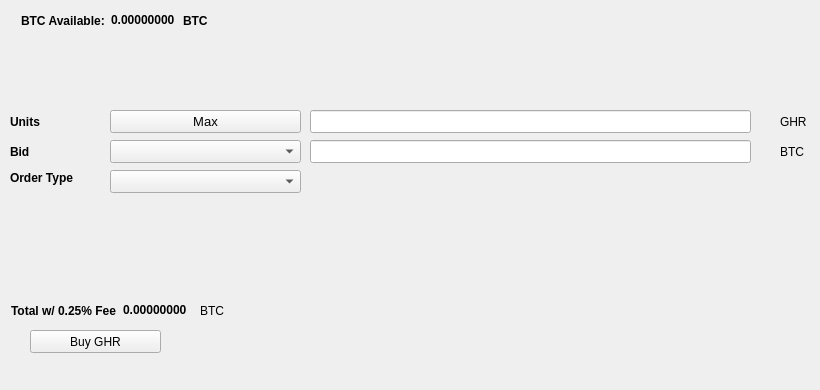
   <widget class="QWidget" name="BuyTab">
    <attribute name="title">
     <string>Buy</string>
    </attribute>
    <widget class="QPushButton" name="BuyGHR">
     <property name="geometry">
      <rect>
       <x>30</x>
       <y>330</y>
       <width>131</width>
       <height>23</height>
      </rect>
     </property>
     <property name="text">
      <string>Buy GHR</string>
     </property>
     <property name="icon">
      <iconset resource="../ghrcoin.qrc">
       <normaloff>:/icons/bitcoin</normaloff>:/icons/bitcoin</iconset>
     </property>
    </widget>
    <widget class="QLabel" name="label_3">
     <property name="geometry">
      <rect>
       <x>10</x>
       <y>110</y>
       <width>46</width>
       <height>23</height>
      </rect>
     </property>
     <property name="font">
      <font>
       <weight>75</weight>
       <bold>true</bold>
      </font>
     </property>
     <property name="text">
      <string>Units</string>
     </property>
    </widget>
    <widget class="QLineEdit" name="UnitsInput">
     <property name="geometry">
      <rect>
       <x>310</x>
       <y>110</y>
       <width>441</width>
       <height>23</height>
      </rect>
     </property>
     <property name="font">
      <font>
       <pointsize>9</pointsize>
       <weight>75</weight>
       <bold>true</bold>
      </font>
     </property>
    </widget>
    <widget class="QLineEdit" name="BuyBidPriceEdit">
     <property name="geometry">
      <rect>
       <x>310</x>
       <y>140</y>
       <width>441</width>
       <height>23</height>
      </rect>
     </property>
     <property name="font">
      <font>
       <pointsize>9</pointsize>
       <weight>75</weight>
       <bold>true</bold>
      </font>
     </property>
    </widget>
    <widget class="QLabel" name="label_4">
     <property name="geometry">
      <rect>
       <x>780</x>
       <y>110</y>
       <width>31</width>
       <height>23</height>
      </rect>
     </property>
     <property name="text">
      <string>GHR</string>
     </property>
    </widget>
    <widget class="QLabel" name="label_5">
     <property name="geometry">
      <rect>
       <x>780</x>
       <y>140</y>
       <width>31</width>
       <height>23</height>
      </rect>
     </property>
     <property name="text">
      <string>BTC</string>
     </property>
    </widget>
    <widget class="QLabel" name="label_6">
     <property name="geometry">
      <rect>
       <x>10</x>
       <y>140</y>
       <width>46</width>
       <height>23</height>
      </rect>
     </property>
     <property name="font">
      <font>
       <weight>75</weight>
       <bold>true</bold>
      </font>
     </property>
     <property name="text">
      <string>Bid</string>
     </property>
    </widget>
    <widget class="QLabel" name="label_7">
     <property name="geometry">
      <rect>
       <x>10</x>
       <y>170</y>
       <width>91</width>
       <height>16</height>
      </rect>
     </property>
     <property name="font">
      <font>
       <weight>75</weight>
       <bold>true</bold>
      </font>
     </property>
     <property name="text">
      <string>Order Type</string>
     </property>
    </widget>
    <widget class="QPushButton" name="Buy_Max_Amount">
     <property name="geometry">
      <rect>
       <x>110</x>
       <y>110</y>
       <width>191</width>
       <height>23</height>
      </rect>
     </property>
     <property name="font">
      <font>
       <pointsize>10</pointsize>
      </font>
     </property>
     <property name="text">
      <string>Max</string>
     </property>
    </widget>
    <widget class="QComboBox" name="BuyBidcomboBox">
     <property name="geometry">
      <rect>
       <x>110</x>
       <y>140</y>
       <width>191</width>
       <height>23</height>
      </rect>
     </property>
     <property name="font">
      <font>
       <pointsize>10</pointsize>
      </font>
     </property>
    </widget>
    <widget class="QComboBox" name="buyOrdertypeCombo">
     <property name="geometry">
      <rect>
       <x>110</x>
       <y>170</y>
       <width>191</width>
       <height>23</height>
      </rect>
     </property>
     <property name="font">
      <font>
       <pointsize>10</pointsize>
      </font>
     </property>
    </widget>
    <widget class="QWidget" name="layoutWidget1">
     <property name="geometry">
      <rect>
       <x>21</x>
       <y>11</y>
       <width>227</width>
       <height>19</height>
      </rect>
     </property>
     <layout class="QHBoxLayout" name="horizontalLayout_3">
      <item>
       <widget class="QLabel" name="label232">
        <property name="font">
         <font>
          <weight>75</weight>
          <bold>true</bold>
         </font>
        </property>
        <property name="text">
         <string>BTC Available:</string>
        </property>
       </widget>
      </item>
      <item>
       <widget class="QLabel" name="BtcAvailableLbl">
        <property name="palette">
         <palette>
          <active>
           <colorrole role="WindowText">
            <brush brushstyle="SolidPattern">
             <color alpha="255">
              <red>0</red>
              <green>0</green>
              <blue>0</blue>
             </color>
            </brush>
           </colorrole>
           <colorrole role="Button">
            <brush brushstyle="SolidPattern">
             <color alpha="255">
              <red>0</red>
              <green>170</green>
              <blue>0</blue>
             </color>
            </brush>
           </colorrole>
           <colorrole role="Light">
            <brush brushstyle="SolidPattern">
             <color alpha="255">
              <red>0</red>
              <green>255</green>
              <blue>0</blue>
             </color>
            </brush>
           </colorrole>
           <colorrole role="Midlight">
            <brush brushstyle="SolidPattern">
             <color alpha="255">
              <red>0</red>
              <green>212</green>
              <blue>0</blue>
             </color>
            </brush>
           </colorrole>
           <colorrole role="Dark">
            <brush brushstyle="SolidPattern">
             <color alpha="255">
              <red>0</red>
              <green>85</green>
              <blue>0</blue>
             </color>
            </brush>
           </colorrole>
           <colorrole role="Mid">
            <brush brushstyle="SolidPattern">
             <color alpha="255">
              <red>0</red>
              <green>113</green>
              <blue>0</blue>
             </color>
            </brush>
           </colorrole>
           <colorrole role="Text">
            <brush brushstyle="SolidPattern">
             <color alpha="255">
              <red>0</red>
              <green>170</green>
              <blue>0</blue>
             </color>
            </brush>
           </colorrole>
           <colorrole role="BrightText">
            <brush brushstyle="SolidPattern">
             <color alpha="255">
              <red>255</red>
              <green>255</green>
              <blue>255</blue>
             </color>
            </brush>
           </colorrole>
           <colorrole role="ButtonText">
            <brush brushstyle="SolidPattern">
             <color alpha="255">
              <red>0</red>
              <green>0</green>
              <blue>0</blue>
             </color>
            </brush>
           </colorrole>
           <colorrole role="Base">
            <brush brushstyle="SolidPattern">
             <color alpha="255">
              <red>255</red>
              <green>255</green>
              <blue>255</blue>
             </color>
            </brush>
           </colorrole>
           <colorrole role="Window">
            <brush brushstyle="SolidPattern">
             <color alpha="255">
              <red>0</red>
              <green>170</green>
              <blue>0</blue>
             </color>
            </brush>
           </colorrole>
           <colorrole role="Shadow">
            <brush brushstyle="SolidPattern">
             <color alpha="255">
              <red>0</red>
              <green>0</green>
              <blue>0</blue>
             </color>
            </brush>
           </colorrole>
           <colorrole role="AlternateBase">
            <brush brushstyle="SolidPattern">
             <color alpha="255">
              <red>127</red>
              <green>212</green>
              <blue>127</blue>
             </color>
            </brush>
           </colorrole>
           <colorrole role="ToolTipBase">
            <brush brushstyle="SolidPattern">
             <color alpha="255">
              <red>255</red>
              <green>255</green>
              <blue>220</blue>
             </color>
            </brush>
           </colorrole>
           <colorrole role="ToolTipText">
            <brush brushstyle="SolidPattern">
             <color alpha="255">
              <red>0</red>
              <green>0</green>
              <blue>0</blue>
             </color>
            </brush>
           </colorrole>
          </active>
          <inactive>
           <colorrole role="WindowText">
            <brush brushstyle="SolidPattern">
             <color alpha="255">
              <red>0</red>
              <green>0</green>
              <blue>0</blue>
             </color>
            </brush>
           </colorrole>
           <colorrole role="Button">
            <brush brushstyle="SolidPattern">
             <color alpha="255">
              <red>0</red>
              <green>170</green>
              <blue>0</blue>
             </color>
            </brush>
           </colorrole>
           <colorrole role="Light">
            <brush brushstyle="SolidPattern">
             <color alpha="255">
              <red>0</red>
              <green>255</green>
              <blue>0</blue>
             </color>
            </brush>
           </colorrole>
           <colorrole role="Midlight">
            <brush brushstyle="SolidPattern">
             <color alpha="255">
              <red>0</red>
              <green>212</green>
              <blue>0</blue>
             </color>
            </brush>
           </colorrole>
           <colorrole role="Dark">
            <brush brushstyle="SolidPattern">
             <color alpha="255">
              <red>0</red>
              <green>85</green>
              <blue>0</blue>
             </color>
            </brush>
           </colorrole>
           <colorrole role="Mid">
            <brush brushstyle="SolidPattern">
             <color alpha="255">
              <red>0</red>
              <green>113</green>
              <blue>0</blue>
             </color>
            </brush>
           </colorrole>
           <colorrole role="Text">
            <brush brushstyle="SolidPattern">
             <color alpha="255">
              <red>0</red>
              <green>170</green>
              <blue>0</blue>
             </color>
            </brush>
           </colorrole>
           <colorrole role="BrightText">
            <brush brushstyle="SolidPattern">
             <color alpha="255">
              <red>255</red>
              <green>255</green>
              <blue>255</blue>
             </color>
            </brush>
           </colorrole>
           <colorrole role="ButtonText">
            <brush brushstyle="SolidPattern">
             <color alpha="255">
              <red>0</red>
              <green>0</green>
              <blue>0</blue>
             </color>
            </brush>
           </colorrole>
           <colorrole role="Base">
            <brush brushstyle="SolidPattern">
             <color alpha="255">
              <red>255</red>
              <green>255</green>
              <blue>255</blue>
             </color>
            </brush>
           </colorrole>
           <colorrole role="Window">
            <brush brushstyle="SolidPattern">
             <color alpha="255">
              <red>0</red>
              <green>170</green>
              <blue>0</blue>
             </color>
            </brush>
           </colorrole>
           <colorrole role="Shadow">
            <brush brushstyle="SolidPattern">
             <color alpha="255">
              <red>0</red>
              <green>0</green>
              <blue>0</blue>
             </color>
            </brush>
           </colorrole>
           <colorrole role="AlternateBase">
            <brush brushstyle="SolidPattern">
             <color alpha="255">
              <red>127</red>
              <green>212</green>
              <blue>127</blue>
             </color>
            </brush>
           </colorrole>
           <colorrole role="ToolTipBase">
            <brush brushstyle="SolidPattern">
             <color alpha="255">
              <red>255</red>
              <green>255</green>
              <blue>220</blue>
             </color>
            </brush>
           </colorrole>
           <colorrole role="ToolTipText">
            <brush brushstyle="SolidPattern">
             <color alpha="255">
              <red>0</red>
              <green>0</green>
              <blue>0</blue>
             </color>
            </brush>
           </colorrole>
          </inactive>
          <disabled>
           <colorrole role="WindowText">
            <brush brushstyle="SolidPattern">
             <color alpha="255">
              <red>0</red>
              <green>85</green>
              <blue>0</blue>
             </color>
            </brush>
           </colorrole>
           <colorrole role="Button">
            <brush brushstyle="SolidPattern">
             <color alpha="255">
              <red>0</red>
              <green>170</green>
              <blue>0</blue>
             </color>
            </brush>
           </colorrole>
           <colorrole role="Light">
            <brush brushstyle="SolidPattern">
             <color alpha="255">
              <red>0</red>
              <green>255</green>
              <blue>0</blue>
             </color>
            </brush>
           </colorrole>
           <colorrole role="Midlight">
            <brush brushstyle="SolidPattern">
             <color alpha="255">
              <red>0</red>
              <green>212</green>
              <blue>0</blue>
             </color>
            </brush>
           </colorrole>
           <colorrole role="Dark">
            <brush brushstyle="SolidPattern">
             <color alpha="255">
              <red>0</red>
              <green>85</green>
              <blue>0</blue>
             </color>
            </brush>
           </colorrole>
           <colorrole role="Mid">
            <brush brushstyle="SolidPattern">
             <color alpha="255">
              <red>0</red>
              <green>113</green>
              <blue>0</blue>
             </color>
            </brush>
           </colorrole>
           <colorrole role="Text">
            <brush brushstyle="SolidPattern">
             <color alpha="255">
              <red>0</red>
              <green>85</green>
              <blue>0</blue>
             </color>
            </brush>
           </colorrole>
           <colorrole role="BrightText">
            <brush brushstyle="SolidPattern">
             <color alpha="255">
              <red>255</red>
              <green>255</green>
              <blue>255</blue>
             </color>
            </brush>
           </colorrole>
           <colorrole role="ButtonText">
            <brush brushstyle="SolidPattern">
             <color alpha="255">
              <red>0</red>
              <green>85</green>
              <blue>0</blue>
             </color>
            </brush>
           </colorrole>
           <colorrole role="Base">
            <brush brushstyle="SolidPattern">
             <color alpha="255">
              <red>0</red>
              <green>170</green>
              <blue>0</blue>
             </color>
            </brush>
           </colorrole>
           <colorrole role="Window">
            <brush brushstyle="SolidPattern">
             <color alpha="255">
              <red>0</red>
              <green>170</green>
              <blue>0</blue>
             </color>
            </brush>
           </colorrole>
           <colorrole role="Shadow">
            <brush brushstyle="SolidPattern">
             <color alpha="255">
              <red>0</red>
              <green>0</green>
              <blue>0</blue>
             </color>
            </brush>
           </colorrole>
           <colorrole role="AlternateBase">
            <brush brushstyle="SolidPattern">
             <color alpha="255">
              <red>0</red>
              <green>170</green>
              <blue>0</blue>
             </color>
            </brush>
           </colorrole>
           <colorrole role="ToolTipBase">
            <brush brushstyle="SolidPattern">
             <color alpha="255">
              <red>255</red>
              <green>255</green>
              <blue>220</blue>
             </color>
            </brush>
           </colorrole>
           <colorrole role="ToolTipText">
            <brush brushstyle="SolidPattern">
             <color alpha="255">
              <red>0</red>
              <green>0</green>
              <blue>0</blue>
             </color>
            </brush>
           </colorrole>
          </disabled>
         </palette>
        </property>
        <property name="font">
         <font>
          <weight>75</weight>
          <bold>true</bold>
         </font>
        </property>
        <property name="text">
         <string>0.00000000</string>
        </property>
        <property name="textInteractionFlags">
         <set>Qt::LinksAccessibleByMouse|Qt::TextSelectableByKeyboard|Qt::TextSelectableByMouse</set>
        </property>
       </widget>
      </item>
      <item>
       <widget class="QLabel" name="BtcAvailableLbl_2">
        <property name="font">
         <font>
          <weight>75</weight>
          <bold>true</bold>
         </font>
        </property>
        <property name="text">
         <string>BTC</string>
        </property>
       </widget>
      </item>
     </layout>
    </widget>
    <widget class="QWidget" name="layoutWidge2">
     <property name="geometry">
      <rect>
       <x>11</x>
       <y>301</y>
       <width>259</width>
       <height>19</height>
      </rect>
     </property>
     <layout class="QHBoxLayout" name="horizontalLayout_4">
      <item>
       <widget class="QLabel" name="label_9">
        <property name="font">
         <font>
          <weight>75</weight>
          <bold>true</bold>
         </font>
        </property>
        <property name="text">
         <string>Total w/ 0.25% Fee</string>
        </property>
       </widget>
      </item>
      <item>
       <widget class="QLabel" name="BuyCostLabel">
        <property name="palette">
         <palette>
          <active>
           <colorrole role="WindowText">
            <brush brushstyle="SolidPattern">
             <color alpha="255">
              <red>0</red>
              <green>0</green>
              <blue>0</blue>
             </color>
            </brush>
           </colorrole>
           <colorrole role="Button">
            <brush brushstyle="SolidPattern">
             <color alpha="255">
              <red>0</red>
              <green>170</green>
              <blue>0</blue>
             </color>
            </brush>
           </colorrole>
           <colorrole role="Light">
            <brush brushstyle="SolidPattern">
             <color alpha="255">
              <red>0</red>
              <green>255</green>
              <blue>0</blue>
             </color>
            </brush>
           </colorrole>
           <colorrole role="Midlight">
            <brush brushstyle="SolidPattern">
             <color alpha="255">
              <red>0</red>
              <green>212</green>
              <blue>0</blue>
             </color>
            </brush>
           </colorrole>
           <colorrole role="Dark">
            <brush brushstyle="SolidPattern">
             <color alpha="255">
              <red>0</red>
              <green>85</green>
              <blue>0</blue>
             </color>
            </brush>
           </colorrole>
           <colorrole role="Mid">
            <brush brushstyle="SolidPattern">
             <color alpha="255">
              <red>0</red>
              <green>113</green>
              <blue>0</blue>
             </color>
            </brush>
           </colorrole>
           <colorrole role="Text">
            <brush brushstyle="SolidPattern">
             <color alpha="255">
              <red>0</red>
              <green>170</green>
              <blue>0</blue>
             </color>
            </brush>
           </colorrole>
           <colorrole role="BrightText">
            <brush brushstyle="SolidPattern">
             <color alpha="255">
              <red>255</red>
              <green>255</green>
              <blue>255</blue>
             </color>
            </brush>
           </colorrole>
           <colorrole role="ButtonText">
            <brush brushstyle="SolidPattern">
             <color alpha="255">
              <red>0</red>
              <green>0</green>
              <blue>0</blue>
             </color>
            </brush>
           </colorrole>
           <colorrole role="Base">
            <brush brushstyle="SolidPattern">
             <color alpha="255">
              <red>255</red>
              <green>255</green>
              <blue>255</blue>
             </color>
            </brush>
           </colorrole>
           <colorrole role="Window">
            <brush brushstyle="SolidPattern">
             <color alpha="255">
              <red>0</red>
              <green>170</green>
              <blue>0</blue>
             </color>
            </brush>
           </colorrole>
           <colorrole role="Shadow">
            <brush brushstyle="SolidPattern">
             <color alpha="255">
              <red>0</red>
              <green>0</green>
              <blue>0</blue>
             </color>
            </brush>
           </colorrole>
           <colorrole role="AlternateBase">
            <brush brushstyle="SolidPattern">
             <color alpha="255">
              <red>127</red>
              <green>212</green>
              <blue>127</blue>
             </color>
            </brush>
           </colorrole>
           <colorrole role="ToolTipBase">
            <brush brushstyle="SolidPattern">
             <color alpha="255">
              <red>255</red>
              <green>255</green>
              <blue>220</blue>
             </color>
            </brush>
           </colorrole>
           <colorrole role="ToolTipText">
            <brush brushstyle="SolidPattern">
             <color alpha="255">
              <red>0</red>
              <green>0</green>
              <blue>0</blue>
             </color>
            </brush>
           </colorrole>
          </active>
          <inactive>
           <colorrole role="WindowText">
            <brush brushstyle="SolidPattern">
             <color alpha="255">
              <red>0</red>
              <green>0</green>
              <blue>0</blue>
             </color>
            </brush>
           </colorrole>
           <colorrole role="Button">
            <brush brushstyle="SolidPattern">
             <color alpha="255">
              <red>0</red>
              <green>170</green>
              <blue>0</blue>
             </color>
            </brush>
           </colorrole>
           <colorrole role="Light">
            <brush brushstyle="SolidPattern">
             <color alpha="255">
              <red>0</red>
              <green>255</green>
              <blue>0</blue>
             </color>
            </brush>
           </colorrole>
           <colorrole role="Midlight">
            <brush brushstyle="SolidPattern">
             <color alpha="255">
              <red>0</red>
              <green>212</green>
              <blue>0</blue>
             </color>
            </brush>
           </colorrole>
           <colorrole role="Dark">
            <brush brushstyle="SolidPattern">
             <color alpha="255">
              <red>0</red>
              <green>85</green>
              <blue>0</blue>
             </color>
            </brush>
           </colorrole>
           <colorrole role="Mid">
            <brush brushstyle="SolidPattern">
             <color alpha="255">
              <red>0</red>
              <green>113</green>
              <blue>0</blue>
             </color>
            </brush>
           </colorrole>
           <colorrole role="Text">
            <brush brushstyle="SolidPattern">
             <color alpha="255">
              <red>0</red>
              <green>170</green>
              <blue>0</blue>
             </color>
            </brush>
           </colorrole>
           <colorrole role="BrightText">
            <brush brushstyle="SolidPattern">
             <color alpha="255">
              <red>255</red>
              <green>255</green>
              <blue>255</blue>
             </color>
            </brush>
           </colorrole>
           <colorrole role="ButtonText">
            <brush brushstyle="SolidPattern">
             <color alpha="255">
              <red>0</red>
              <green>0</green>
              <blue>0</blue>
             </color>
            </brush>
           </colorrole>
           <colorrole role="Base">
            <brush brushstyle="SolidPattern">
             <color alpha="255">
              <red>255</red>
              <green>255</green>
              <blue>255</blue>
             </color>
            </brush>
           </colorrole>
           <colorrole role="Window">
            <brush brushstyle="SolidPattern">
             <color alpha="255">
              <red>0</red>
              <green>170</green>
              <blue>0</blue>
             </color>
            </brush>
           </colorrole>
           <colorrole role="Shadow">
            <brush brushstyle="SolidPattern">
             <color alpha="255">
              <red>0</red>
              <green>0</green>
              <blue>0</blue>
             </color>
            </brush>
           </colorrole>
           <colorrole role="AlternateBase">
            <brush brushstyle="SolidPattern">
             <color alpha="255">
              <red>127</red>
              <green>212</green>
              <blue>127</blue>
             </color>
            </brush>
           </colorrole>
           <colorrole role="ToolTipBase">
            <brush brushstyle="SolidPattern">
             <color alpha="255">
              <red>255</red>
              <green>255</green>
              <blue>220</blue>
             </color>
            </brush>
           </colorrole>
           <colorrole role="ToolTipText">
            <brush brushstyle="SolidPattern">
             <color alpha="255">
              <red>0</red>
              <green>0</green>
              <blue>0</blue>
             </color>
            </brush>
           </colorrole>
          </inactive>
          <disabled>
           <colorrole role="WindowText">
            <brush brushstyle="SolidPattern">
             <color alpha="255">
              <red>0</red>
              <green>85</green>
              <blue>0</blue>
             </color>
            </brush>
           </colorrole>
           <colorrole role="Button">
            <brush brushstyle="SolidPattern">
             <color alpha="255">
              <red>0</red>
              <green>170</green>
              <blue>0</blue>
             </color>
            </brush>
           </colorrole>
           <colorrole role="Light">
            <brush brushstyle="SolidPattern">
             <color alpha="255">
              <red>0</red>
              <green>255</green>
              <blue>0</blue>
             </color>
            </brush>
           </colorrole>
           <colorrole role="Midlight">
            <brush brushstyle="SolidPattern">
             <color alpha="255">
              <red>0</red>
              <green>212</green>
              <blue>0</blue>
             </color>
            </brush>
           </colorrole>
           <colorrole role="Dark">
            <brush brushstyle="SolidPattern">
             <color alpha="255">
              <red>0</red>
              <green>85</green>
              <blue>0</blue>
             </color>
            </brush>
           </colorrole>
           <colorrole role="Mid">
            <brush brushstyle="SolidPattern">
             <color alpha="255">
              <red>0</red>
              <green>113</green>
              <blue>0</blue>
             </color>
            </brush>
           </colorrole>
           <colorrole role="Text">
            <brush brushstyle="SolidPattern">
             <color alpha="255">
              <red>0</red>
              <green>85</green>
              <blue>0</blue>
             </color>
            </brush>
           </colorrole>
           <colorrole role="BrightText">
            <brush brushstyle="SolidPattern">
             <color alpha="255">
              <red>255</red>
              <green>255</green>
              <blue>255</blue>
             </color>
            </brush>
           </colorrole>
           <colorrole role="ButtonText">
            <brush brushstyle="SolidPattern">
             <color alpha="255">
              <red>0</red>
              <green>85</green>
              <blue>0</blue>
             </color>
            </brush>
           </colorrole>
           <colorrole role="Base">
            <brush brushstyle="SolidPattern">
             <color alpha="255">
              <red>0</red>
              <green>170</green>
              <blue>0</blue>
             </color>
            </brush>
           </colorrole>
           <colorrole role="Window">
            <brush brushstyle="SolidPattern">
             <color alpha="255">
              <red>0</red>
              <green>170</green>
              <blue>0</blue>
             </color>
            </brush>
           </colorrole>
           <colorrole role="Shadow">
            <brush brushstyle="SolidPattern">
             <color alpha="255">
              <red>0</red>
              <green>0</green>
              <blue>0</blue>
             </color>
            </brush>
           </colorrole>
           <colorrole role="AlternateBase">
            <brush brushstyle="SolidPattern">
             <color alpha="255">
              <red>0</red>
              <green>170</green>
              <blue>0</blue>
             </color>
            </brush>
           </colorrole>
           <colorrole role="ToolTipBase">
            <brush brushstyle="SolidPattern">
             <color alpha="255">
              <red>255</red>
              <green>255</green>
              <blue>220</blue>
             </color>
            </brush>
           </colorrole>
           <colorrole role="ToolTipText">
            <brush brushstyle="SolidPattern">
             <color alpha="255">
              <red>0</red>
              <green>0</green>
              <blue>0</blue>
             </color>
            </brush>
           </colorrole>
          </disabled>
         </palette>
        </property>
        <property name="font">
         <font>
          <weight>75</weight>
          <bold>true</bold>
         </font>
        </property>
        <property name="autoFillBackground">
         <bool>false</bool>
        </property>
        <property name="text">
         <string>0.00000000</string>
        </property>
        <property name="textInteractionFlags">
         <set>Qt::LinksAccessibleByMouse|Qt::TextSelectableByMouse</set>
        </property>
       </widget>
      </item>
      <item>
       <widget class="QLabel" name="label_10">
        <property name="font">
         <font>
          <weight>50</weight>
          <bold>false</bold>
         </font>
        </property>
        <property name="text">
         <string>BTC</string>
        </property>
       </widget>
      </item>
     </layout>
    </widget>
    <widget class="QLabel" name="label_24">
     <property name="geometry">
      <rect>
       <x>460</x>
       <y>300</y>
       <width>281</width>
       <height>81</height>
      </rect>
     </property>
     <property name="text">
      <string/>
     </property>
     <property name="pixmap">
      <pixmap>:/images/bittrex</pixmap>
     </property>
    </widget>
   </widget>
